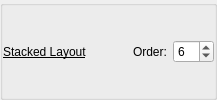
               <widget class="QGroupBox" name="groupBox_29">
                <property name="title">
                 <string/>
                </property>
                <property name="flat">
                 <bool>true</bool>
                </property>
                <layout class="QGridLayout" name="gridLayout_25">
                 <property name="leftMargin">
                  <number>0</number>
                 </property>
                 <property name="topMargin">
                  <number>1</number>
                 </property>
                 <property name="rightMargin">
                  <number>0</number>
                 </property>
                 <property name="bottomMargin">
                  <number>1</number>
                 </property>
                 <property name="verticalSpacing">
                  <number>0</number>
                 </property>
                 <item row="0" column="2">
                  <spacer name="horizontalSpacer_20">
                   <property name="orientation">
                    <enum>Qt::Orientation::Horizontal</enum>
                   </property>
                   <property name="sizeHint" stdset="0">
                    <size>
                     <width>40</width>
                     <height>20</height>
                    </size>
                   </property>
                  </spacer>
                 </item>
                 <item row="0" column="4">
                  <widget class="QSpinBox" name="kcfg_stackedLayoutOrder">
                   <property name="font">
                    <font>
                     <italic>false</italic>
                     <bold>false</bold>
                     <underline>false</underline>
                    </font>
                   </property>
                   <property name="toolTip">
                    <string>&lt;html&gt;&lt;head/&gt;&lt;body&gt;&lt;p&gt;0 - to disable&lt;/p&gt;&lt;/body&gt;&lt;/html&gt;</string>
                   </property>
                   <property name="maximum">
                    <number>12</number>
                   </property>
                   <property name="value">
                    <number>6</number>
                   </property>
                  </widget>
                 </item>
                 <item row="0" column="1">
                  <widget class="QLabel" name="label_50">
                   <property name="font">
                    <font>
                     <italic>false</italic>
                     <bold>false</bold>
                     <underline>true</underline>
                    </font>
                   </property>
                   <property name="text">
                    <string>Stacked Layout</string>
                   </property>
                  </widget>
                 </item>
                 <item row="0" column="3">
                  <widget class="QLabel" name="label_51">
                   <property name="font">
                    <font>
                     <italic>false</italic>
                     <bold>false</bold>
                     <underline>false</underline>
                    </font>
                   </property>
                   <property name="text">
                    <string>Order:</string>
                   </property>
                  </widget>
                 </item>
                </layout>
               </widget>
